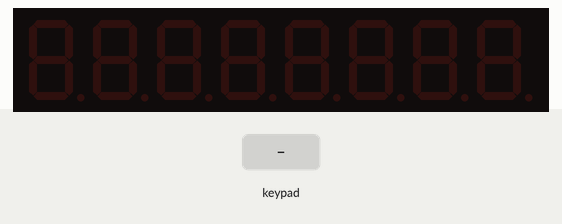
This program was run on a simulated Arduino Uno, built with avr-gcc and run on an emulated ATmega328P. On the bench: 8-digit seven-segment display. The test bench sets the inputs (shaded band).

Above: at 1.2 s.
1.3 s: key '5' pressed
At 2.5 s:
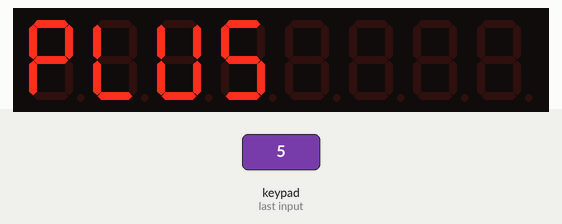
2.8 s: keypad keys 1 2 pressed 0.4 s apart
At 3.9 s:
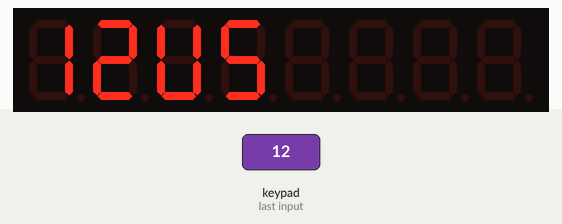
5.1 s: key '6' pressed
At 5.4 s:
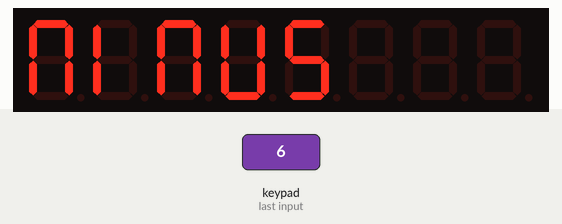
6.6 s: key '7' pressed
At 7.8 s:
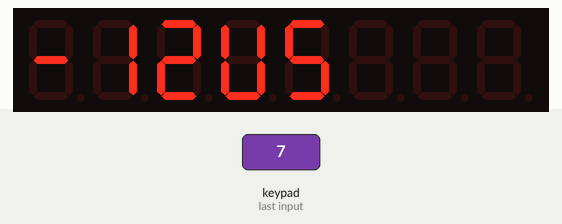
8.1 s: keypad keys 2 5 pressed 0.4 s apart
At 8.75 s:
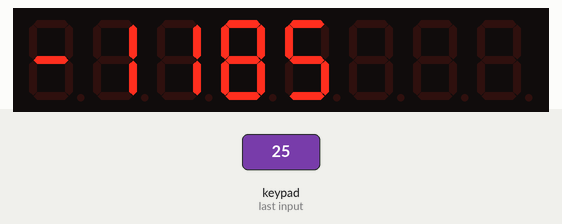
10.4 s: key '8' pressed
At 10.7 s:
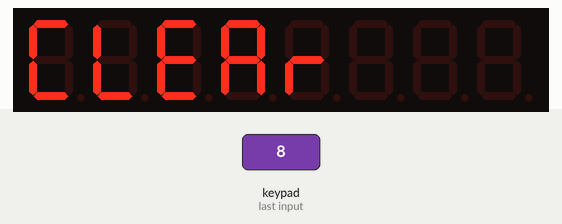
Timing chart, 0 to 13.4 s (numbered marks = the images above; inputs shaded):
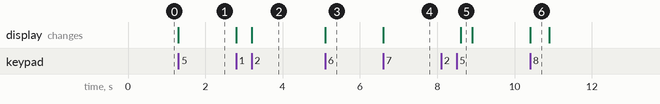

Measured:
- after the input at 1.3 s, the display: changes at once (image 1)
- after the input at 2.8 s, the display: first changes at once (image 2 shows a later state)
- after the input at 5.1 s, the display: changes at once (image 3)
- after the input at 6.6 s, the display: changes at once (image 4)
- after the input at 8.1 s, the display: changes after 0.50 s (image 5)
- after the input at 10.4 s, the display: changes at once (image 6)
- what the display in image 6 shows lasts 0.5 s, from 10.4 s to 10.9 s

The program:

main.cpp
```cpp
#include <Arduino.h>
#include <TM1638plus.h>

#define STB 10
#define CLK 9
#define DIO 8

TM1638plus disP(STB, CLK, DIO);
//void checkedPositions(int buttons);

int firstOperand = 0;
int secondOperand = 0;
char operation = '\0';
bool isSecondOperand = false;
bool clearFlag = false;

//String message = " ARDUINO TM1638 DEMO ";
//void scrollText (String text, int delayTime);

void setup() {
  //Serial.begin(9600);
  disP.displayBegin();
  disP.reset();
  //disP.displayText("Hello P3");
  //delay(2000);
}

void loop() {
  // scrollText(message, 250);
  byte buttons = disP.readButtons();
  if (buttons & 0b10000000) {
    firstOperand = 0;
    secondOperand = 0;
    operation = '\0';
    isSecondOperand = false;
    disP.displayText("CLEAR");
    delay(500);
    disP.reset();
    return;
  }

  for (int i = 0; i < 4; i++) {
     if (buttons & (1 << i)) {
      int num = i + 1;
      if (!isSecondOperand) {
        firstOperand = firstOperand * 10 + num;
        disP.displayIntNum(firstOperand, false);
      } else {
        secondOperand = secondOperand * 10 + num;
        disP.displayIntNum(secondOperand, false);
      }
      delay(300);
  }
}

  if (buttons & 0b00010000) {
    operation = '+';
    isSecondOperand = true;
    disP.displayText("PLUS");
    delay(1000);
   }
  if (buttons & 0b00100000) {
    operation = '-';
    isSecondOperand = true;
    disP.displayText("MINUS");
    delay(1000);
  }

  if (buttons & 0b01000000) {
    int result = 0;

    if (operation == '+') {
      result = firstOperand + secondOperand;
    } else if (operation == '-') {
      result = firstOperand - secondOperand;
    }

    disP.displayIntNum(result, false);

    firstOperand = result;
    secondOperand = 0;
    operation = '\0';
    isSecondOperand = false;

    delay(2000);
  }
}

/* void checkedPosition(void) {
  byte buttons = disP.readButtons();
   if (buttons == 1)
      {
        buttons = 0;
      }
      else if (buttons == 2)
      {
        buttons = 1;
      }
      else if (buttons == 4)
      {
        buttons = 2;
      }
      else if (buttons == 8)
      {
        buttons = 3;
      }
      else if (buttons == 16)
      {
        buttons = 4;
      }
      else if (buttons == 32)
      {
        buttons = 5;
      }
      else if (buttons == 64)
      {
        buttons = 6;
      }
      else if (buttons == 128)
      {
        buttons = 7;
      }
 } */

/*void scrollText(String text, int delayTime) {
  int displayLength = 8;
  String paddedText = text + "    ";

  for (int i = 0; i <= paddedText.length() - displayLength; i++) {
    String subText = paddedText.substring(i, i + displayLength);
    disP.displayText(subText.c_str());
    delay(delayTime);
  }
}*/


 
```
